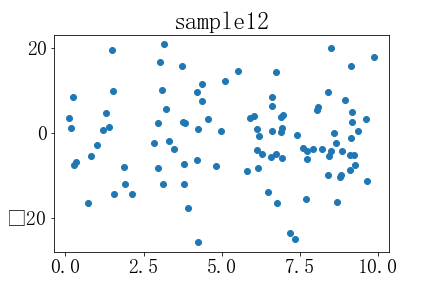

Source code (Python):
# -*- coding: utf-8 -*-
"""
Created on Thu Feb 27 17:40:14 2020

@author: wangl
"""

import numpy as np
import matplotlib.pylab as plt

fig, ax = plt.subplots()
ax.plot(10 * np.random.random(100), 10 * np.random.randn(100), 'o')
ax.set_title("sample12")

plt.savefig("sample12", dip = 600)
plt.show()